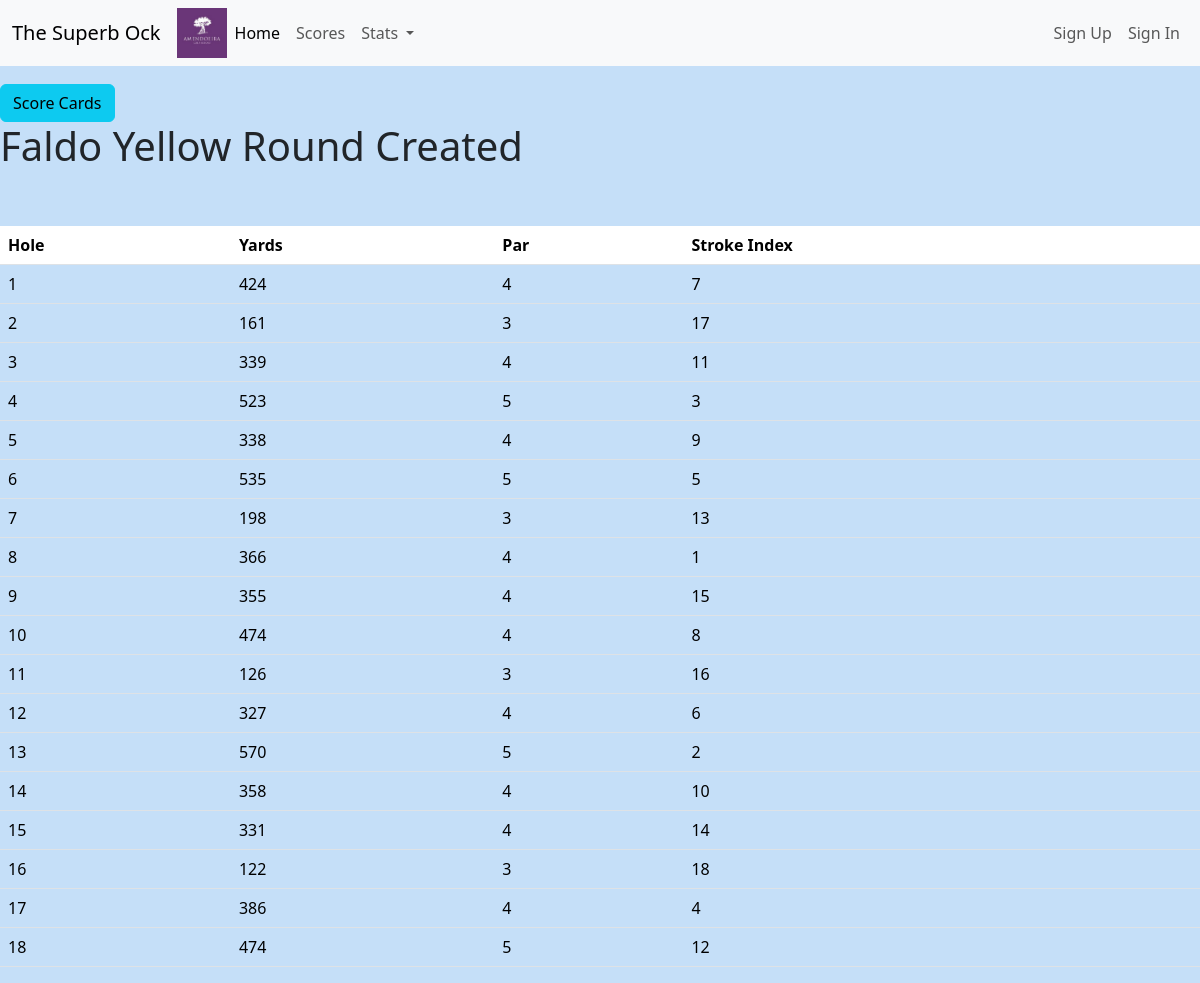
The app's page /round/ with its own data.
### courses/models.py (models this page shows, shortened)
class Hole(models.Model):
    course = models.CharField(max_length=10)
    tees = models.CharField(max_length=7)
    hole = models.IntegerField(default=1)
    yards = models.IntegerField(default=200)
    par = models.IntegerField(default=4)
    stroke_index = models.IntegerField(default=1)
    slope_rating = models.IntegerField(default=113)

### courses/views.py (the view, shortened to what this page needs)
# urls.py: path('round/', views.round_choice,name='round'),
def round_choice(request):
    if request.method == "GET":
        if request.GET.get('course') == 'oconnor':
            course = 'Oconnor'
        else:
            course = 'Faldo'
        if request.GET.get('tees') == 'white':
            tees = 'White'
        else:
            tees = 'Yellow'
        data = Hole.objects.filter(course=course, tees=tees)
        return render(request, 'courses/round.html', {'course': course, 'tees': tees, 'card': data})

### courses/templates/courses/round.html (shortened to what this page needs)
{% extends 'courses/base.html' %}
{% block content%}
  <a href="{% url 'scoring' %}" class="btn btn-info">Score Cards</a>
<h1>{{course}} {{tees}} Round Created</h1>
<br>
<br>
<table class="table table-hover">
    <tr>
      <th>Hole</th>
      <th>Yards</th>
      <th>Par</th>
      <th>Stroke Index</th>
    </tr>
    {% for hole in card %}
    <tr>
      <td>{{ hole.hole }}</td>
      <td>{{ hole.yards }}</td>
      <td>{{ hole.par }}</td>
      <td>{{ hole.stroke_index }}</td>
    </tr>
{% endfor %}
{% endblock %}

### courses/static/courses/styles.css (style rules this page uses)
body { background-color: #C5DFF8; padding-top: 60px; }
table.table tr td { background-color:#C5DFF8; }

### records on screen
Hole: hole "1", yards "424", par "4", stroke_index "7"
Hole: hole "2", yards "161", par "3", stroke_index "17"
Hole: hole "3", yards "339", par "4", stroke_index "11"
Hole: hole "4", yards "523", par "5", stroke_index "3"
Hole: hole "5", yards "338", par "4", stroke_index "9"
Hole: hole "6", yards "535", par "5", stroke_index "5"
Hole: hole "7", yards "198", par "3", stroke_index "13"
Hole: hole "8", yards "366", par "4", stroke_index "1"
Hole: hole "9", yards "355", par "4", stroke_index "15"
Hole: hole "10", yards "474", par "4", stroke_index "8"
Hole: hole "11", yards "126", par "3", stroke_index "16"
Hole: hole "12", yards "327", par "4", stroke_index "6"
Hole: hole "13", yards "570", par "5", stroke_index "2"
Hole: hole "14", yards "358", par "4", stroke_index "10"
Hole: hole "15", yards "331", par "4", stroke_index "14"
Hole: hole "16", yards "122", par "3", stroke_index "18"
Hole: hole "17", yards "386", par "4", stroke_index "4"
Hole: hole "18", yards "474", par "5", stroke_index "12"

### other values on screen
{{ course }} "Faldo"
{{ tees }} "Yellow"
